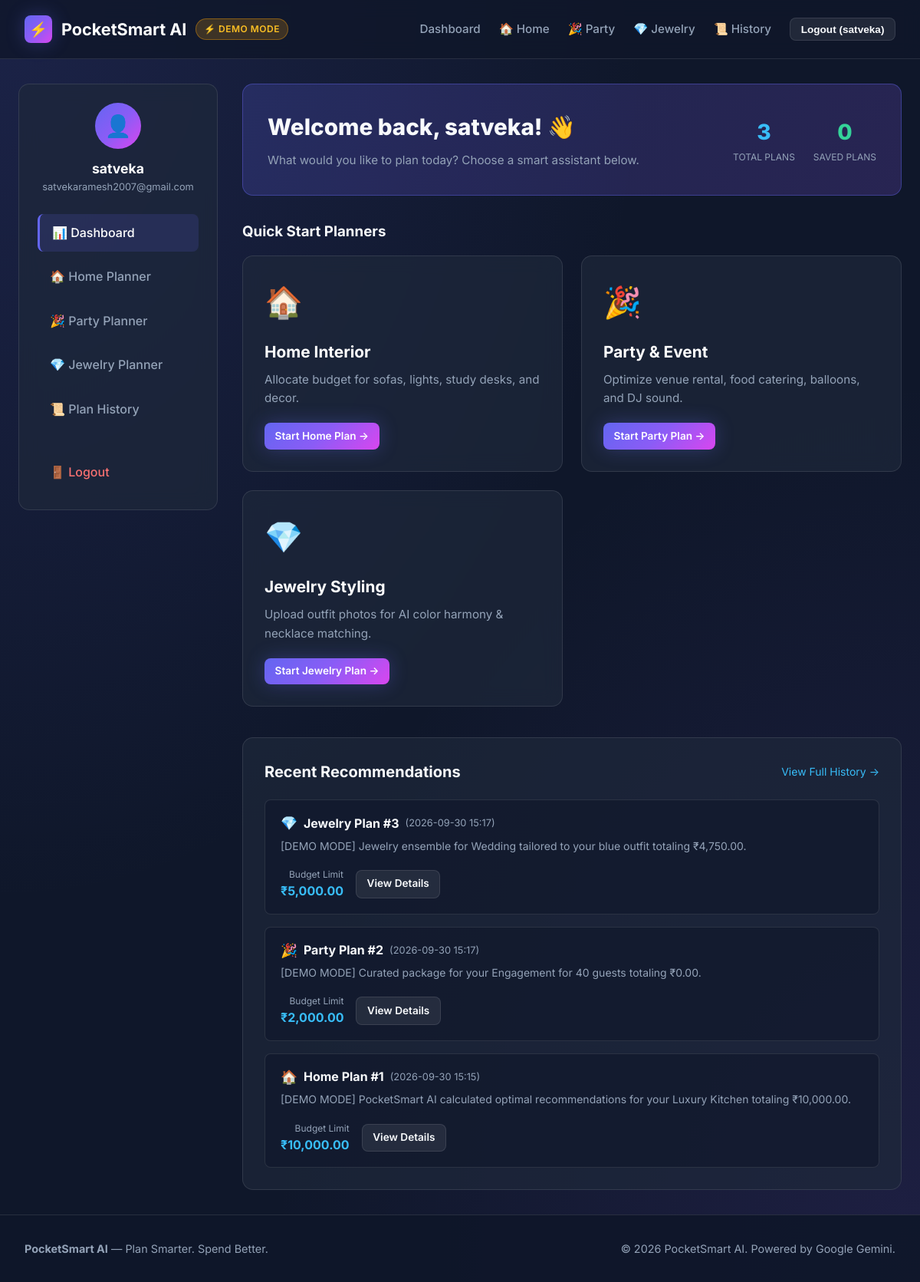
The app's page /dashboard (signed in) with its own data.
### app/models/user.py (models this page shows)
class User(Base):
    __tablename__ = "users"
    id = Column(Integer, primary_key=True, index=True)
    name = Column(String(100), nullable=False)
    email = Column(String(255), unique=True, index=True, nullable=False)
    password_hash = Column(String(255), nullable=False)
    created_at = Column(DateTime, default=datetime.utcnow)
    planner_requests = relationship("PlannerRequest", back_populates="user", cascade="all, delete-orphan")
    saved_items = relationship("SavedItem", back_populates="user", cascade="all, delete-orphan")

### app/models/planner.py (models this page shows)
class PlannerRequest(Base):
    __tablename__ = "planner_requests"
    id = Column(Integer, primary_key=True, index=True)
    user_id = Column(Integer, ForeignKey("users.id", ondelete="CASCADE"), nullable=False)
    planner_type = Column(String(50), nullable=False)  # 'home', 'party', 'jewelry'
    budget = Column(Float, nullable=False)
    input_data = Column(Text, nullable=False)  # JSON string of input parameters
    created_at = Column(DateTime, default=datetime.utcnow)
    user = relationship("User", back_populates="planner_requests")
    recommendations = relationship("Recommendation", back_populates="planner_request", cascade="all, delete-orphan")

### app/models/recommendation.py (models this page shows)
class Recommendation(Base):
    __tablename__ = "recommendations"
    id = Column(Integer, primary_key=True, index=True)
    request_id = Column(Integer, ForeignKey("planner_requests.id", ondelete="CASCADE"), nullable=False)
    result_json = Column(Text, nullable=False)  # JSON string of structured AI recommendations
    created_at = Column(DateTime, default=datetime.utcnow)
    planner_request = relationship("PlannerRequest", back_populates="recommendations")
    saved_by_users = relationship("SavedItem", back_populates="recommendation", cascade="all, delete-orphan")

### app/routes/views.py (the view)
@router.get("/dashboard", response_class=HTMLResponse)
def dashboard_page(request: Request, db: Session = Depends(get_db), user: Optional[User] = Depends(get_current_user_optional)):
    if not user:
        return RedirectResponse(url="/login", status_code=status.HTTP_302_FOUND)
    history = recommendation_service.get_user_history(db, user.id)
    saved_count = db.query(SavedItem).filter(SavedItem.user_id == user.id).count()
    context = _common_context(request, user, "User Dashboard - PocketSmart AI")
    context.update({
        "recent_plans": history[:5],
        "total_plans_count": len(history),
        "saved_plans_count": saved_count
    })
    return templates.TemplateResponse("dashboard.html", context)

### app/templates/dashboard.html
{% extends "base.html" %}
{% block content %}
<div class="dashboard-layout">
  <aside class="sidebar">
    <div style="margin-bottom: 1.5rem; text-align: center;">
      <div style="width: 60px; height: 60px; background: var(--primary-gradient); border-radius: 50%; display: flex; align-items: center; justify-content: center; font-size: 1.75rem; margin: 0 auto 0.75rem;">👤</div>
      <h3 style="font-size: 1.1rem; color: #fff;">{{ user.name }}</h3>
      <p style="font-size: 0.8rem; color: var(--text-muted);">{{ user.email }}</p>
    </div>
    <ul class="sidebar-menu">
      <li class="sidebar-item active"><a href="/dashboard">📊 Dashboard</a></li>
      <li class="sidebar-item"><a href="/home-planner">🏠 Home Planner</a></li>
      <li class="sidebar-item"><a href="/party-planner">🎉 Party Planner</a></li>
      <li class="sidebar-item"><a href="/jewelry-planner">💎 Jewelry Planner</a></li>
      <li class="sidebar-item"><a href="/history">📜 Plan History</a></li>
      <li class="sidebar-item" style="margin-top: 1.5rem;">
        <a href="#" onclick="logoutUser(); return false;" style="color: #f87171;">🚪 Logout</a>
      </li>
    </ul>
  </aside>
  <section>
    <div style="background: linear-gradient(135deg, rgba(99, 102, 241, 0.2) 0%, rgba(139, 92, 246, 0.2) 100%); border: 1px solid var(--border-highlight); border-radius: var(--radius-md); padding: 2rem; margin-bottom: 2rem; display: flex; justify-content: space-between; align-items: center; flex-wrap: wrap; gap: 1rem;">
      <div>
        <h1 style="font-size: 1.85rem; font-weight: 800; margin-bottom: 0.5rem;">Welcome back, {{ user.name }}! 👋</h1>
        <p style="color: var(--text-muted); font-size: 0.95rem;">What would you like to plan today? Choose a smart assistant below.</p>
      </div>
      <div style="display: flex; gap: 1.5rem;">
        <div style="text-align: center;">
          <div style="font-size: 1.75rem; font-weight: 800; color: var(--accent-blue);">{{ total_plans_count }}</div>
          <div style="font-size: 0.75rem; color: var(--text-muted); text-transform: uppercase;">Total Plans</div>
        </div>
        <div style="text-align: center;">
          <div style="font-size: 1.75rem; font-weight: 800; color: #34d399;">{{ saved_plans_count }}</div>
          <div style="font-size: 0.75rem; color: var(--text-muted); text-transform: uppercase;">Saved Plans</div>
        </div>
      </div>
    </div>
    <h3 style="margin-bottom: 1rem;">Quick Start Planners</h3>
    <div class="cards-grid" style="margin-top: 0; margin-bottom: 2.5rem;">
      <div class="card">
        <div class="card-icon">🏠</div>
        <h4 class="card-title">Home Interior</h4>
        <p class="card-desc">Allocate budget for sofas, lights, study desks, and decor.</p>
        <a href="/home-planner" class="btn btn-primary btn-sm">Start Home Plan →</a>
      </div>
      <div class="card">
        <div class="card-icon">🎉</div>
        <h4 class="card-title">Party & Event</h4>
        <p class="card-desc">Optimize venue rental, food catering, balloons, and DJ sound.</p>
        <a href="/party-planner" class="btn btn-primary btn-sm">Start Party Plan →</a>
      </div>
      <div class="card">
        <div class="card-icon">💎</div>
        <h4 class="card-title">Jewelry Styling</h4>
        <p class="card-desc">Upload outfit photos for AI color harmony & necklace matching.</p>
        <a href="/jewelry-planner" class="btn btn-primary btn-sm">Start Jewelry Plan →</a>
      </div>
    </div>
    <div style="background: var(--bg-card); border: 1px solid var(--border-color); border-radius: var(--radius-md); padding: 1.75rem;">
      <div style="display: flex; justify-content: space-between; align-items: center; margin-bottom: 1.25rem;">
        <h3 style="font-size: 1.25rem;">Recent Recommendations</h3>
        <a href="/history" style="font-size: 0.875rem;">View Full History →</a>
      </div>
      {% if recent_plans %}
        <div style="display: flex; flex-direction: column; gap: 1rem;">
          {% for plan in recent_plans %}
            <div id="history-card-{{ plan.id }}" style="background: rgba(15, 23, 42, 0.6); border: 1px solid var(--border-color); border-radius: var(--radius-sm); padding: 1rem 1.25rem; display: flex; justify-content: space-between; align-items: center; flex-wrap: wrap; gap: 1rem;">
              <div>
                <div style="display: flex; align-items: center; gap: 0.5rem; margin-bottom: 0.25rem;">
                  <span style="font-size: 1.1rem;">
                    {% if plan.planner_type == 'home' %}🏠{% elif plan.planner_type == 'party' %}🎉{% else %}💎{% endif %}
                  </span>
                  <strong style="text-transform: capitalize; font-size: 1rem;">{{ plan.planner_type }} Plan #{{ plan.id }}</strong>
                  <span style="font-size: 0.8rem; color: var(--text-muted);">({{ plan.created_at.strftime('%Y-%m-%d %H:%M') }})</span>
                </div>
                <p style="font-size: 0.875rem; color: var(--text-muted);">{{ plan.summary }}</p>
              </div>
              <div style="display: flex; align-items: center; gap: 1rem;">
                <div style="text-align: right;">
                  <div style="font-size: 0.75rem; color: var(--text-muted);">Budget Limit</div>
                  <div style="font-weight: 700; color: var(--accent-blue);">₹{{ "{:,.2f}".format(plan.budget) }}</div>
                </div>
                <a href="/results/{{ plan.id }}" class="btn btn-secondary btn-sm">View Details</a>
              </div>
            </div>
          {% endfor %}
        </div>
      {% else %}
        <div style="text-align: center; padding: 3rem 1rem; color: var(--text-muted);">
          <div style="font-size: 2.5rem; margin-bottom: 0.5rem;">📜</div>
          <p>No plans created yet. Select a planner above to generate your first recommendation!</p>
        </div>
      {% endif %}
    </div>
  </section>
</div>
{% endblock %}

### app/templates/base.html (shortened to what this page needs)
<!DOCTYPE html>
<html lang="en">
<head>
  <link rel="stylesheet" href="/static/css/style.css">
</head>
<body>
  <nav class="navbar">
    <a href="/" class="nav-brand">
      <div class="brand-logo">⚡</div>
      <span>PocketSmart AI</span>
      {% if demo_mode %}
        <span class="demo-badge" title="Running with local fallback catalog engine">⚡ DEMO MODE</span>
      {% endif %}
    </a>
    <ul class="nav-links">
      {% if user %}
        <li><a href="/dashboard" class="nav-link">Dashboard</a></li>
        <li><a href="/home-planner" class="nav-link">🏠 Home</a></li>
        <li><a href="/party-planner" class="nav-link">🎉 Party</a></li>
        <li><a href="/jewelry-planner" class="nav-link">💎 Jewelry</a></li>
        <li><a href="/history" class="nav-link">📜 History</a></li>
        <li>
          <button onclick="logoutUser()" class="btn btn-secondary btn-sm">Logout ({{ user.name }})</button>
        </li>
      {% else %}
        <li><a href="/#features" class="nav-link">Features</a></li>
        <li><a href="/#how-it-works" class="nav-link">How It Works</a></li>
        <li><a href="/login" class="nav-link">Login</a></li>
        <li><a href="/register" class="btn btn-primary btn-sm">Register</a></li>
      {% endif %}
    </ul>
  </nav>
  <main class="main-container">
    {% block content %}{% endblock %}
  </main>
  <footer>
    <div style="max-width: 1200px; margin: 0 auto; display: flex; flex-wrap: wrap; justify-content: space-between; gap: 1rem; align-items: center;">
      <div>
        <strong>PocketSmart AI</strong> — Plan Smarter. Spend Better.
      </div>
      <div>
        © 2026 PocketSmart AI. Powered by Google Gemini.
      </div>
    </div>
  </footer>
</body>
</html>

### records on screen
User: name "satveka", email "satvekaramesh2007@gmail.com"
PlannerRequest: planner_type "Jewelry", id "3", created_at "2026-09-30 15:17", summary "[DEMO MODE] Jewelry ensemble for Wedding tailored to your blue outfit totaling ₹4,750.00.", budget "5,000.00"
PlannerRequest: planner_type "Party", id "2", created_at "2026-09-30 15:17", summary "[DEMO MODE] Curated package for your Engagement for 40 guests totaling ₹0.00.", budget "2,000.00"
PlannerRequest: planner_type "Home", id "1", created_at "2026-09-30 15:15", summary "[DEMO MODE] PocketSmart AI calculated optimal recommendations for your Luxury Kitchen totaling ₹10,000.00.", budget "10,000.00"

### other values on screen
{{ total_plans_count }} "3"
{{ saved_plans_count }} "0"
